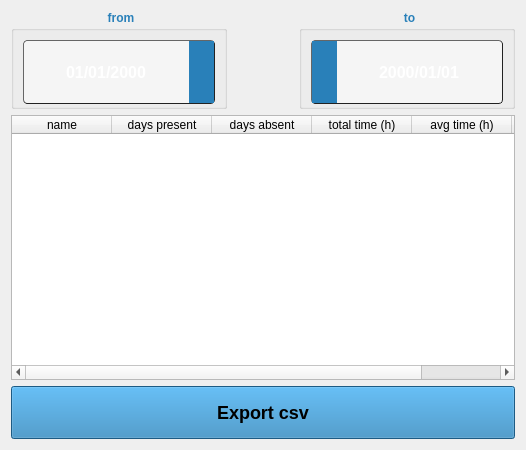
<?xml version="1.0" encoding="UTF-8"?>
<ui version="4.0">
 <class>Form</class>
 <widget class="QWidget" name="Form">
  <property name="geometry">
   <rect>
    <x>0</x>
    <y>0</y>
    <width>526</width>
    <height>450</height>
   </rect>
  </property>
  <property name="windowTitle">
   <string>Form</string>
  </property>
  <property name="styleSheet">
   <string notr="true"> QGroupBox::title {
        subcontrol-origin: margin;
        subcontrol-position: top center; /* other options: top left, top right */
        padding: 0 10px;
        color: #2980b9;
}
QDateEdit {
    background-color:rgba(255,255,255,0.5);
    border: 1px solid #444;
    border-top-color: #666;
    border-left-color: #666;
    border-bottom-color: #222;
    border-right-color: #222;
    border-radius: 4px;
    color: #f1f5f9;
    padding: 6px 10px;
    font-size: 16px;
}

QDateEdit::drop-down {
    subcontrol-origin: padding;
    subcontrol-position: right center;
    width: 25px;
    background:#2980b9;
}

QDateEdit::down-arrow {
    image: none;
    font-size: 14px;
    color: white;
}
</string>
  </property>
  <layout class="QVBoxLayout" name="verticalLayout_3">
   <item>
    <layout class="QHBoxLayout" name="horizontalLayout">
     <item>
      <widget class="QGroupBox" name="groupBox">
       <property name="autoFillBackground">
        <bool>false</bool>
       </property>
       <property name="styleSheet">
        <string notr="true">color : white;
font-weight : bold;
</string>
       </property>
       <property name="title">
        <string>from</string>
       </property>
       <property name="flat">
        <bool>true</bool>
       </property>
       <layout class="QVBoxLayout" name="verticalLayout_2">
        <property name="bottomMargin">
         <number>2</number>
        </property>
        <item>
         <widget class="QDateEdit" name="dateEditFrom">
          <property name="minimumSize">
           <size>
            <width>0</width>
            <height>30</height>
           </size>
          </property>
          <property name="font">
           <font>
            <pointsize>-1</pointsize>
            <weight>75</weight>
            <bold>true</bold>
           </font>
          </property>
          <property name="styleSheet">
           <string notr="true">height:50px;
</string>
          </property>
          <property name="wrapping">
           <bool>false</bool>
          </property>
          <property name="alignment">
           <set>Qt::AlignCenter</set>
          </property>
          <property name="showGroupSeparator" stdset="0">
           <bool>false</bool>
          </property>
          <property name="time">
           <time>
            <hour>0</hour>
            <minute>0</minute>
            <second>0</second>
           </time>
          </property>
          <property name="displayFormat">
           <string>dd/MM/yyyy</string>
          </property>
          <property name="calendarPopup">
           <bool>true</bool>
          </property>
         </widget>
        </item>
       </layout>
      </widget>
     </item>
     <item>
      <widget class="QLabel" name="label">
       <property name="sizePolicy">
        <sizepolicy hsizetype="Maximum" vsizetype="Maximum">
         <horstretch>0</horstretch>
         <verstretch>0</verstretch>
        </sizepolicy>
       </property>
       <property name="maximumSize">
        <size>
         <width>60</width>
         <height>60</height>
        </size>
       </property>
       <property name="text">
        <string/>
       </property>
       <property name="pixmap">
        <pixmap>../assets/calendar - Copy.png</pixmap>
       </property>
       <property name="scaledContents">
        <bool>true</bool>
       </property>
      </widget>
     </item>
     <item>
      <widget class="QGroupBox" name="groupBox_2">
       <property name="styleSheet">
        <string notr="true">color : white;
font-weight : bold;</string>
       </property>
       <property name="title">
        <string>to</string>
       </property>
       <property name="flat">
        <bool>true</bool>
       </property>
       <layout class="QVBoxLayout" name="verticalLayout">
        <property name="bottomMargin">
         <number>2</number>
        </property>
        <item>
         <widget class="QDateEdit" name="dateEditTo">
          <property name="minimumSize">
           <size>
            <width>0</width>
            <height>30</height>
           </size>
          </property>
          <property name="font">
           <font>
            <pointsize>-1</pointsize>
            <weight>75</weight>
            <bold>true</bold>
           </font>
          </property>
          <property name="layoutDirection">
           <enum>Qt::RightToLeft</enum>
          </property>
          <property name="styleSheet">
           <string notr="true">height:50px;
</string>
          </property>
          <property name="alignment">
           <set>Qt::AlignCenter</set>
          </property>
          <property name="time">
           <time>
            <hour>0</hour>
            <minute>0</minute>
            <second>0</second>
           </time>
          </property>
          <property name="currentSection">
           <enum>QDateTimeEdit::YearSection</enum>
          </property>
          <property name="displayFormat">
           <string>dd/MM/yyyy</string>
          </property>
          <property name="calendarPopup">
           <bool>true</bool>
          </property>
          <property name="currentSectionIndex">
           <number>0</number>
          </property>
         </widget>
        </item>
       </layout>
      </widget>
     </item>
    </layout>
   </item>
   <item>
    <widget class="QTableWidget" name="table">
     <property name="layoutDirection">
      <enum>Qt::LeftToRight</enum>
     </property>
     <property name="styleSheet">
      <string notr="true">QTableWidget {
        font-family: 'Arial';
        font-size: 14px;
    }</string>
     </property>
     <property name="editTriggers">
      <set>QAbstractItemView::NoEditTriggers</set>
     </property>
     <property name="selectionMode">
      <enum>QAbstractItemView::SingleSelection</enum>
     </property>
     <property name="selectionBehavior">
      <enum>QAbstractItemView::SelectRows</enum>
     </property>
     <attribute name="horizontalHeaderVisible">
      <bool>true</bool>
     </attribute>
     <attribute name="verticalHeaderVisible">
      <bool>false</bool>
     </attribute>
     <column>
      <property name="text">
       <string>name</string>
      </property>
     </column>
     <column>
      <property name="text">
       <string>days present</string>
      </property>
     </column>
     <column>
      <property name="text">
       <string>days absent</string>
      </property>
     </column>
     <column>
      <property name="text">
       <string>total time (h)</string>
      </property>
     </column>
     <column>
      <property name="text">
       <string>avg time (h)</string>
      </property>
     </column>
     <column>
      <property name="text">
       <string>exit rate</string>
      </property>
     </column>
    </widget>
   </item>
   <item>
    <widget class="QPushButton" name="export_csv_btn">
     <property name="styleSheet">
      <string notr="true">width:200px;
height:45px;
text-align:center;
background:#2980b9;
font-size:18px;
font-weight:bold;

</string>
     </property>
     <property name="text">
      <string>Export csv</string>
     </property>
    </widget>
   </item>
  </layout>
 </widget>
 <resources/>
 <connections/>
</ui>
